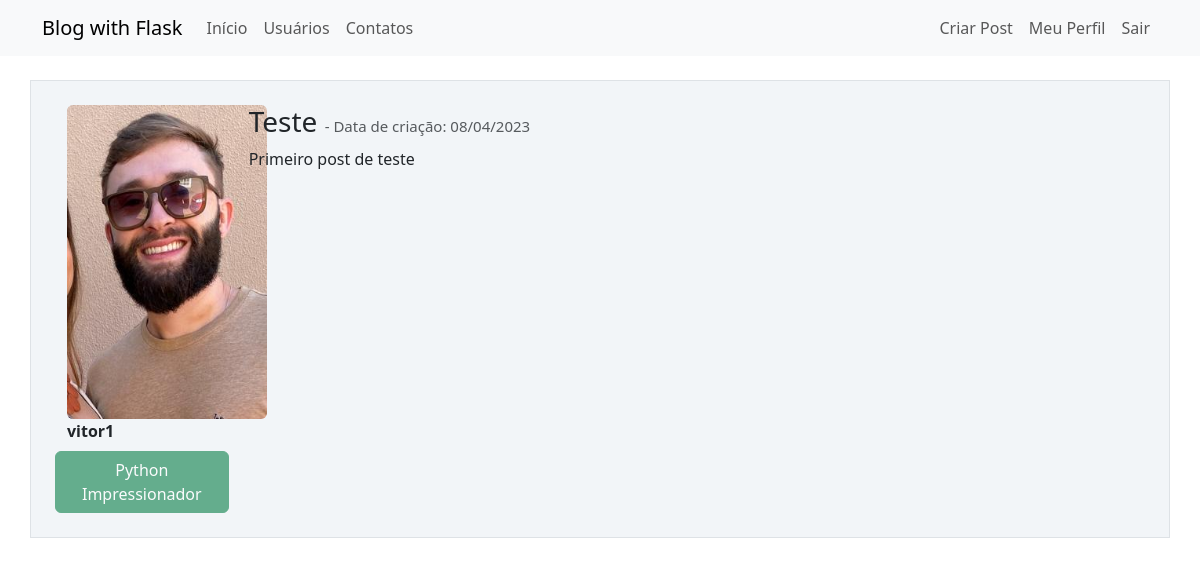
Page /post/1 (signed in) on the earlier database version.
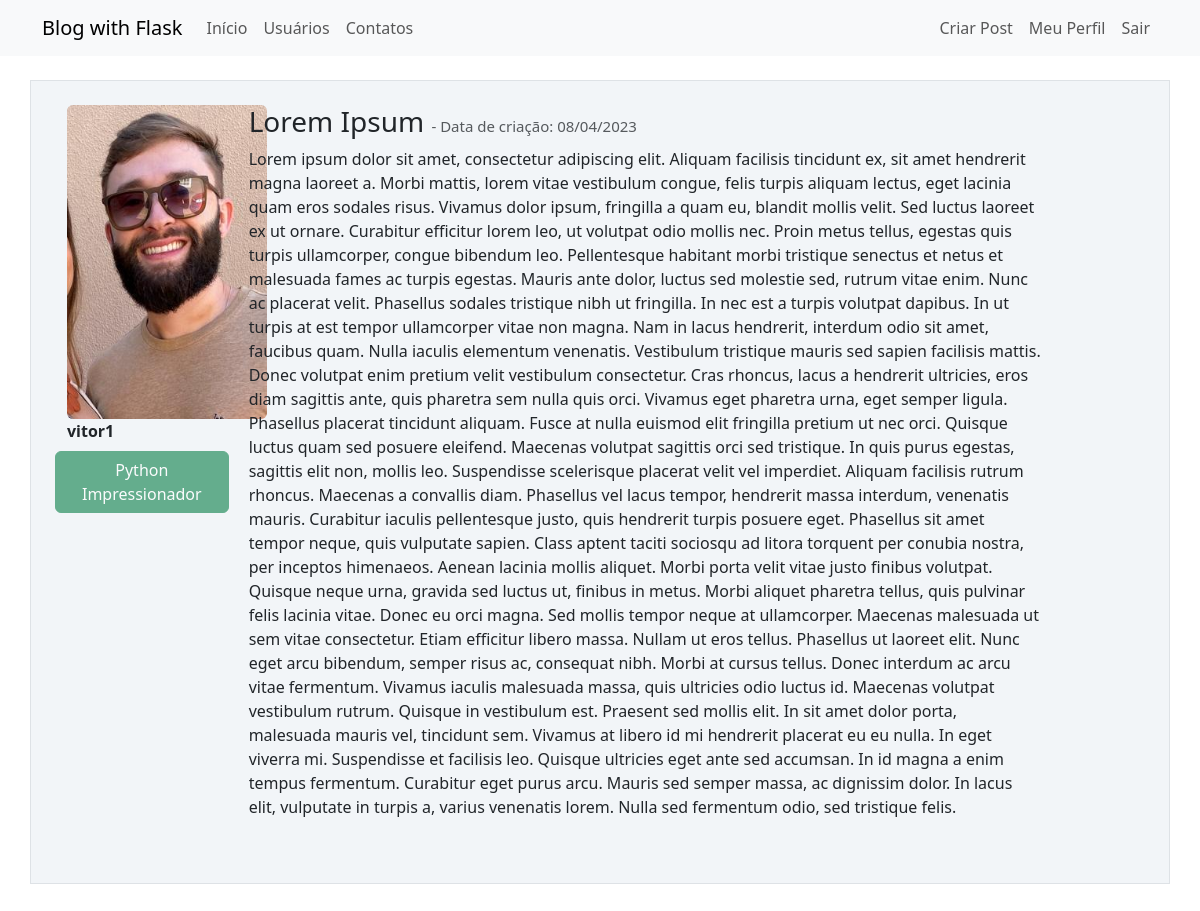
Same page on the later database version.
### webblog/models.py (models this page shows)
class Post(database.Model):
    id = database.Column(database.Integer, primary_key=True)
    titulo = database.Column(database.String, nullable=False)
    corpo = database.Column(database.Text, nullable=False)  # informando ao BD que será um texto ao invés de String
    data_criacao = database.Column(database.DateTime, nullable=False, default=datetime.utcnow)
    id_usuario = database.Column(database.Integer, database.ForeignKey('usuario.id'), nullable=False)

### webblog/routes.py (the view)
@app.route('/post/<post_id>', methods=['GET', 'POST'])
@login_required
def exibir_post(post_id):
    post = Post.query.get(post_id)  # retornando o post que tem o id igual ao post_id (get pega pela chave primária)
    if current_user == post.autor:
        form = FormEditarPost()
        if request.method == "GET":
            form.titulo.data = post.titulo
            form.corpo.data = post.corpo
        elif form.validate_on_submit() and 'botao_submit' in request.form:
            post.titulo = form.titulo.data
            post.corpo = form.corpo.data
            database.session.commit()
            flash(f'Post editado com sucesso!', 'alert-success')
            return redirect(url_for('home'))
    else:
        form = None  # temos que colocar o None para não haver erro na passagem de parâmetros se o usuário não for autor
    return render_template('post.html', post=post, form=form)

### webblog/models.py (called while the page is built)
@login_manager.user_loader  # decorator para informar ao login manager que a função abaixo retorna o ID de usuario
def load_usuario(id_usuario):  # função para validação de usuário durante o login
    return Usuario.query.get(int(id_usuario))  # somente retornando a validação de ID do usuário, retornando o usuário

### webblog/templates/post.html (shortened to what this page needs)
{% extends 'base.html' %}
{% block body %}
<div class="container mt-3">
        <div class="row border mt-4 p-4 meupost" >
            <div class="col col-2">
                <div class="image pe-2">
                    <img src="{{  url_for('static', filename='fotos_perfil/{}'.format(post.autor.foto_perfil)) }}" class="rounded" width="200" >
                    <br>
                    <strong>{{ post.autor.username }}</strong>
                    <div class="row justify-content-center">
                        {% for curso in post.autor.cursos.split(';') %}
                            <button type="button" class="btn btn-success mt-2" disabled>{{ curso }}</button>
                        {% endfor %}
                    </div>
                </div>
            </div>
            <div class="col col-9">
                <h3>{{ post.titulo }}
                    <small class="text-muted" style="font-size:15px">
                        -   Data de criação: {{ post.data_criacao.strftime('%d/%m/%Y') }}
                    </small>
                </h3>
                <p>{{ post.corpo }}</p>
                <br>
            </div>
        </div>
</div>
{% endblock %}

Differences in the rows shown:
changed Post: titulo "Teste" → "Lorem Ipsum"; corpo "Primeiro post de teste" → "Lorem ipsum dolor sit amet, consectetur adipiscing elit. Aliquam facilisis tincidunt ex, sit amet hendrerit magna laoreet a. Morbi mattis, lorem vitae vestibulum congue, felis turpis aliquam lectus, eget lacinia quam eros sodales risus. Vivamus dolor ipsum, fringilla a quam eu, blandit mollis velit. Sed luctus laoreet ex ut ornare. Curabitur efficitur lorem leo, ut volutpat odio mollis nec. Proin metus tellus, egestas quis turpis ullamcorper, congue bibendum leo. Pellentesque habitant morbi tristique senectus et netus et malesuada fames ac turpis egestas. Mauris ante dolor, luctus sed molestie sed, rutrum vitae enim. Nunc ac placerat velit. Phasellus sodales tristique nibh ut fringilla. In…"
